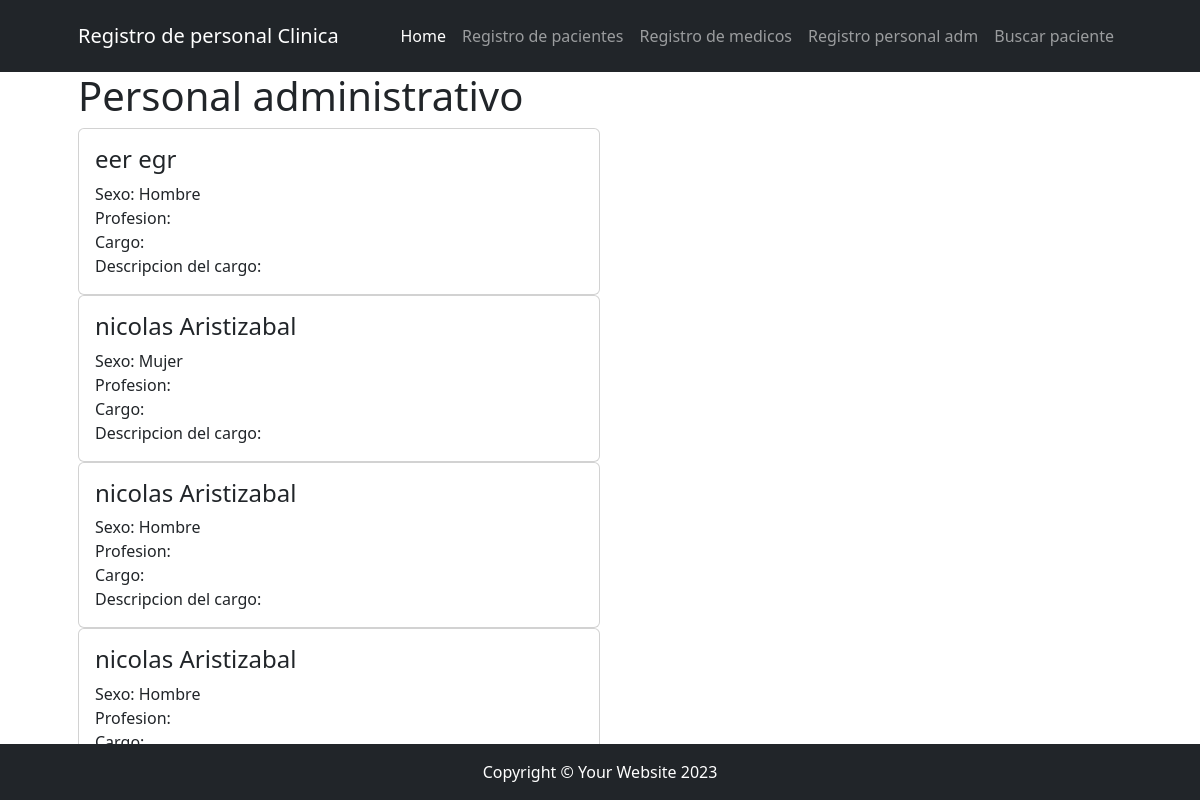
/registro/mostrarpersonaladm, run on an earlier commit of the app's database.
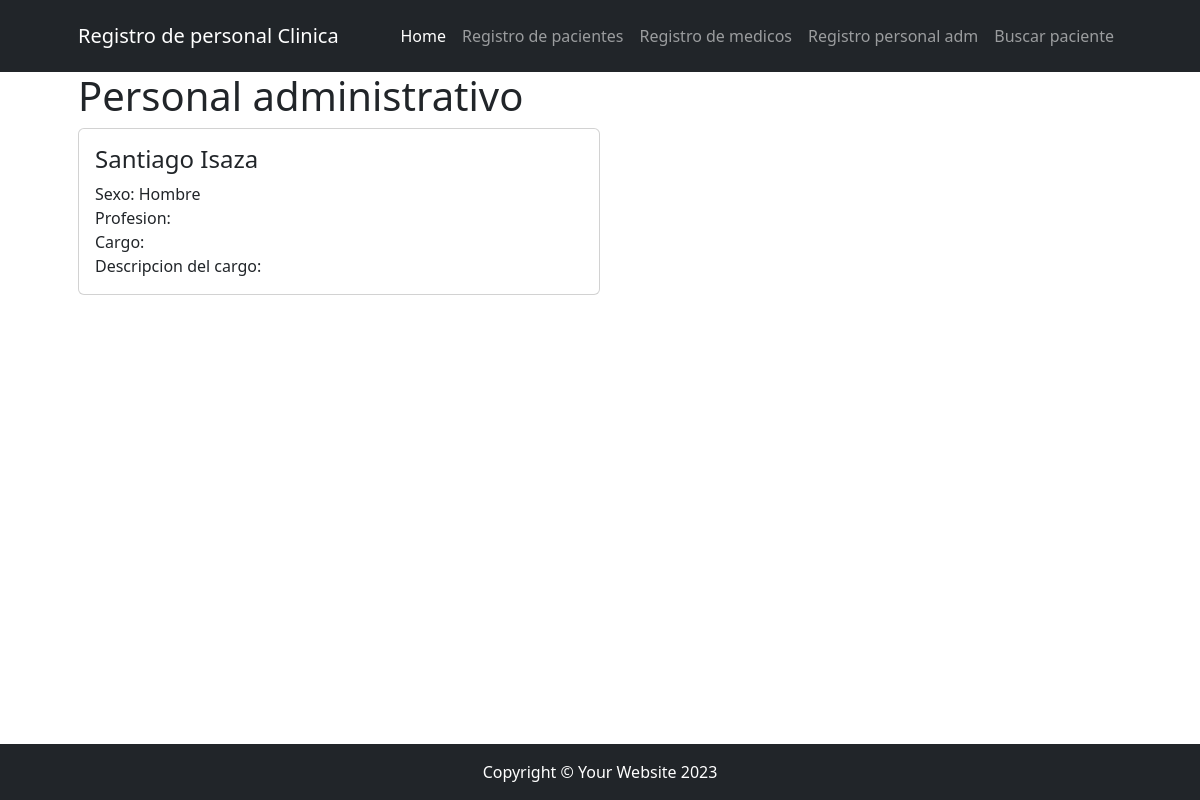
And on a later commit of the database.
### app/models.py (models this page shows, shortened)
class Pacientes(models.Model):
    nombre = models. CharField(max_length=50, null=True)
    apellido = models.CharField(max_length=50, null=True)
    cedula = models.IntegerField(null=True)
    nacimiento = models.DateField(null=True)
    pais_origen = models.CharField(max_length=50, null=True, verbose_name="Pais de origen")
    names = (("Hombre","Hombre"),("Mujer","Mujer"))
    sexo = models.CharField(max_length= 50, choices=names, null=True)
    tipo_consulta = (("Consulta general","Consulta general"), ("Revision examenes","Revision examenes"), ("Psicologia","Psicologia"))
    consulta = models.CharField(max_length= 200, choices=tipo_consulta, null=True)
    descripcion = models.CharField(max_length=250, null=True)

### app/views.py (the view)
# urls.py: path("mostrarpersonaladm", views.mostrar_personal_adm, name="mostrar_personaladm"),
def mostrar_personal_adm(request):
    consulta_personal_adm = models.Pacientes.objects.all()
    context = {"personaladm": consulta_personal_adm}
    return render(request, "app/mostrarpersonaladm.html", context)

### app/templates/app/mostrarpersonaladm.html
{% extends 'core/base.html' %}
{% block titulo %}
<h1>Personal administrativo</h1>
{% endblock titulo %}
{% block contenido %}
{%for adm in personaladm%}
    <div class="col-md-6 mb-7">
        <div class="card h-100">
            <div class="card-body">
                <h4 class="card-title">{{ adm.nombre }} {{ adm.apellido }}</h4 >
                <p class="card-text">
                    Sexo: {{ adm.sexo }}<br/>
                    Profesion: {{ adm.profesion }}<br/>
                    Cargo: {{ adm.cargo }}<br/>
                    Descripcion del cargo: {{ adm.descripcion_puesto }}<br/>
                </p>
            </div>
        </div>
    </div>
{%endfor%}
{% endblock contenido %}

What changed in the data, as far as the page shows it:
removed Pacientes: nombre "eer", apellido "egr", sexo "Hombre"
removed Pacientes: nombre "nicolas", apellido "Aristizabal", sexo "Mujer"
removed Pacientes: nombre "nicolas", apellido "Aristizabal", sexo "Hombre"
removed Pacientes: nombre "nicolas", apellido "Aristizabal", sexo "Hombre"
added Pacientes: nombre "Santiago", apellido "Isaza", sexo "Hombre"
